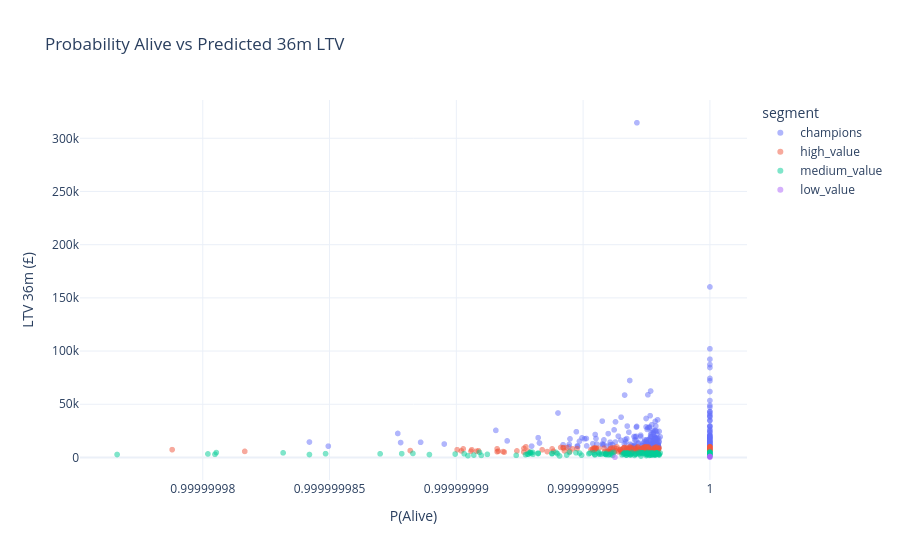

Notebook source saved alongside this figure:
### Code cell
# P(alive) vs LTV scatter
sample = predictions_segmented.sample(min(2000, len(predictions_segmented)))
fig = px.scatter(
    sample.to_pandas(),
    x='probability_alive',
    y='ltv_36m',
    color='segment',
    opacity=0.5,
    title='Probability Alive vs Predicted 36m LTV',
    labels={'probability_alive': 'P(Alive)', 'ltv_36m': 'LTV 36m (£)'},
    category_orders={'segment': ['champions', 'high_value', 'medium_value', 'low_value']},
)
fig.show()

### Figure 1 — Plotly figure (JSON) as saved in the notebook; plotly's stock layout.template omitted (floating-point values rounded to 4 significant figures; data arrays with more than 128 entries replaced by an {"elided": "..."} marker saying what was removed)
{"data": [{"hovertemplate": "segment=champions<br>P(Alive)=%{x}<br>LTV 36m (£)=%{y}<extra></extra>", "legendgroup": "champions", "marker": {"color": "#636efa", "opacity": 0.5, "symbol": "circle"}, "mode": "markers", "name": "champions", "showlegend": true, "type": "scattergl", "x": {"elided": "240 float values"}, "xaxis": "x", "y": {"elided": "240 float values"}, "yaxis": "y"}, {"hovertemplate": "segment=high_value<br>P(Alive)=%{x}<br>LTV 36m (£)=%{y}<extra></extra>", "legendgroup": "high_value", "marker": {"color": "#EF553B", "opacity": 0.5, "symbol": "circle"}, "mode": "markers", "name": "high_value", "showlegend": true, "type": "scattergl", "x": {"elided": "340 float values"}, "xaxis": "x", "y": {"elided": "340 float values"}, "yaxis": "y"}, {"hovertemplate": "segment=medium_value<br>P(Alive)=%{x}<br>LTV 36m (£)=%{y}<extra></extra>", "legendgroup": "medium_value", "marker": {"color": "#00cc96", "opacity": 0.5, "symbol": "circle"}, "mode": "markers", "name": "medium_value", "showlegend": true, "type": "scattergl", "x": {"elided": "404 float values"}, "xaxis": "x", "y": {"elided": "404 float values"}, "yaxis": "y"}, {"hovertemplate": "segment=low_value<br>P(Alive)=%{x}<br>LTV 36m (£)=%{y}<extra></extra>", "legendgroup": "low_value", "marker": {"color": "#ab63fa", "opacity": 0.5, "symbol": "circle"}, "mode": "markers", "name": "low_value", "showlegend": true, "type": "scattergl", "x": {"elided": "1016 float values"}, "xaxis": "x", "y": {"elided": "1016 float values"}, "yaxis": "y"}], "layout": {"legend": {"title": {"text": "segment"}, "tracegroupgap": 0}, "title": {"text": "Probability Alive vs Predicted 36m LTV"}, "xaxis": {"anchor": "y", "domain": [0, 1], "title": {"text": "P(Alive)"}}, "yaxis": {"anchor": "x", "domain": [0, 1], "title": {"text": "LTV 36m (£)"}}}}
